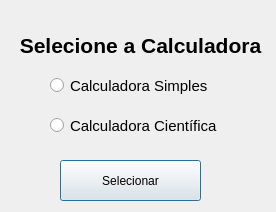
<?xml version="1.0" encoding="UTF-8"?>
<ui version="4.0">
 <class>Dialog</class>
 <widget class="QDialog" name="Dialog">
  <property name="geometry">
   <rect>
    <x>0</x>
    <y>0</y>
    <width>276</width>
    <height>212</height>
   </rect>
  </property>
  <property name="windowTitle">
   <string>Dialog</string>
  </property>
  <widget class="QRadioButton" name="radioButton">
   <property name="geometry">
    <rect>
     <x>50</x>
     <y>60</y>
     <width>171</width>
     <height>51</height>
    </rect>
   </property>
   <property name="font">
    <font>
     <pointsize>11</pointsize>
     <weight>50</weight>
     <bold>false</bold>
    </font>
   </property>
   <property name="text">
    <string>Calculadora Simples</string>
   </property>
  </widget>
  <widget class="QRadioButton" name="radioButton_2">
   <property name="geometry">
    <rect>
     <x>50</x>
     <y>100</y>
     <width>171</width>
     <height>51</height>
    </rect>
   </property>
   <property name="font">
    <font>
     <pointsize>11</pointsize>
     <weight>50</weight>
     <bold>false</bold>
    </font>
   </property>
   <property name="text">
    <string>Calculadora Científica</string>
   </property>
  </widget>
  <widget class="QPushButton" name="pushButton">
   <property name="geometry">
    <rect>
     <x>60</x>
     <y>160</y>
     <width>141</width>
     <height>41</height>
    </rect>
   </property>
   <property name="text">
    <string>Selecionar</string>
   </property>
  </widget>
  <widget class="QLabel" name="label">
   <property name="geometry">
    <rect>
     <x>0</x>
     <y>20</y>
     <width>281</width>
     <height>51</height>
    </rect>
   </property>
   <property name="font">
    <font>
     <pointsize>16</pointsize>
     <weight>75</weight>
     <bold>true</bold>
    </font>
   </property>
   <property name="text">
    <string>Selecione a Calculadora</string>
   </property>
   <property name="alignment">
    <set>Qt::AlignCenter</set>
   </property>
  </widget>
 </widget>
 <resources/>
 <connections/>
</ui>
